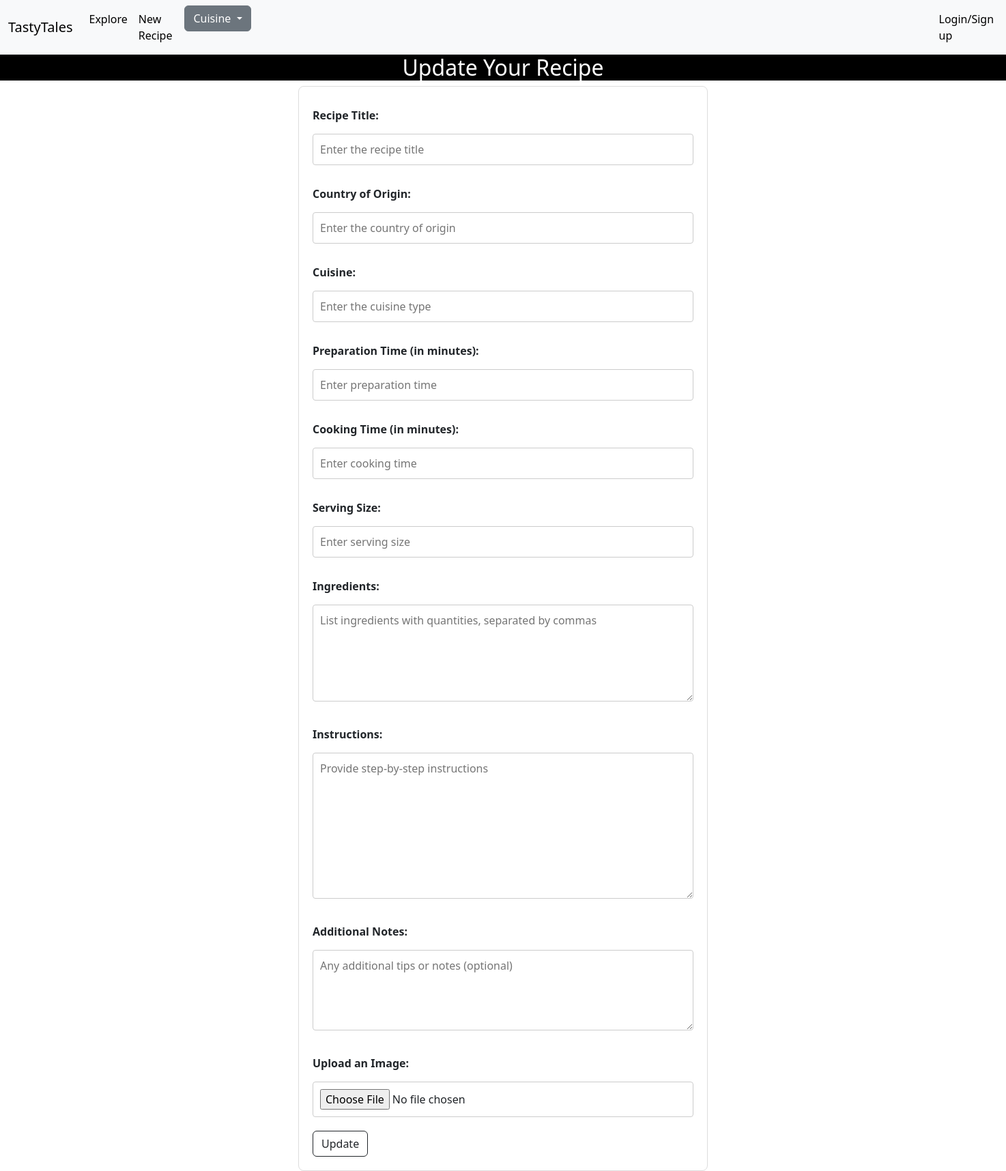
The page /update/13 on the database as committed earlier.
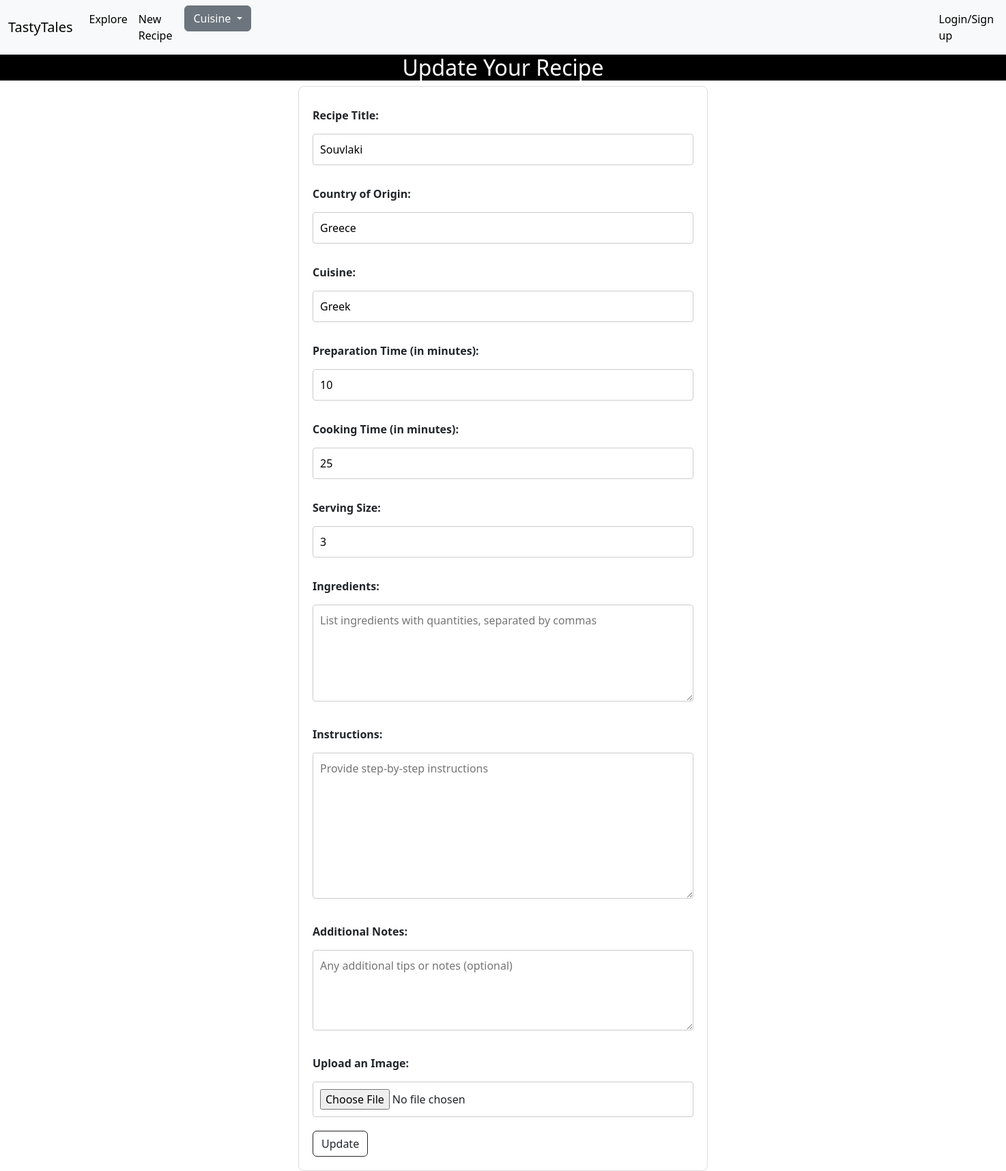
The same page on the database as committed later.
### app.py (models this page shows, shortened)
class Recipe(db.Model):
    sno=db.Column(db.Integer, primary_key=True)
    title=db.Column(db.String(100), nullable=False)
    country=db.Column(db.String(100), nullable=False)
    cuisine=db.Column(db.String(100), nullable=False)
    prep_time=db.Column(db.Integer, nullable=False)
    cook_time=db.Column(db.Integer, nullable=False)
    serving=db.Column(db.Integer, nullable=False)
    ingredients=db.Column(db.String(1000), nullable=False)
    instructions=db.Column(db.String(1000), nullable=False)
    notes=db.Column(db.String(500), nullable=True)
    image=db.Column(db.LargeBinary, nullable=True)

### app.py (the view, shortened to what this page needs)
@app.route('/update/<int:sno>', methods=['GET','POST'])
def update(sno):
    recipe = Recipe.query.filter_by(sno=sno).first()
    return render_template('update.html', recipe=recipe)

### templates/update.html (shortened to what this page needs)
{% extends 'base.html' %}
    {% block content %}
</head>
<body>
<h2 style="text-align: center; color: #ffffff; background-color: black;">Update Your Recipe</h2>
<form action="/update/{{recipe.sno}}" method="POST" enctype="multipart/form-data" style=" background-color: #ffffff; max-width: 600px; margin: 0 auto; padding: 20px; border: 1px solid #ddd; border-radius: 8px;">
    <label for="title" style="display: block; margin-bottom: 10px; font-weight: bold;">Recipe Title:</label>
    <input type="text" id="title" name="title" placeholder="Enter the recipe title" required
           style="width: 100%; padding: 10px; margin-bottom: 20px; border: 1px solid #ccc; border-radius: 4px;" value="{{recipe.title}}">
    <label for="country" style="display: block; margin-bottom: 10px; font-weight: bold;">Country of Origin:</label>
    <input type="text" id="country" name="country" placeholder="Enter the country of origin" required
           style="width: 100%; padding: 10px; margin-bottom: 20px; border: 1px solid #ccc; border-radius: 4px;" value="{{recipe.country}}">
    <label for="cuisine" style="display: block; margin-bottom: 10px; font-weight: bold;">Cuisine:</label>
    <input type="text" id="cuisine" name="cuisine" placeholder="Enter the cuisine type" required
           style="width: 100%; padding: 10px; margin-bottom: 20px; border: 1px solid #ccc; border-radius: 4px;" value="{{recipe.cuisine}}">
    <label for="prep_time" style="display: block; margin-bottom: 10px; font-weight: bold;">Preparation Time (in minutes):</label>
    <input type="number" id="prep_time" name="prep_time" min="1" placeholder="Enter preparation time" required
           style="width: 100%; padding: 10px; margin-bottom: 20px; border: 1px solid #ccc; border-radius: 4px;" value="{{recipe.prep_time}}">
    <label for="cook_time" style="display: block; margin-bottom: 10px; font-weight: bold;">Cooking Time (in minutes):</label>
    <input type="number" id="cook_time" name="cook_time" min="1" placeholder="Enter cooking time" required
           style="width: 100%; padding: 10px; margin-bottom: 20px; border: 1px solid #ccc; border-radius: 4px;" value="{{recipe.cook_time}}">
    <label for="serving_size" style="display: block; margin-bottom: 10px; font-weight: bold;">Serving Size:</label>
    <input type="number" id="serving_size" name="serving_size" min="1" placeholder="Enter serving size" required
           style="width: 100%; padding: 10px; margin-bottom: 20px; border: 1px solid #ccc; border-radius: 4px;" value="{{recipe.serving}}">
    <label for="ingredients" style="display: block; margin-bottom: 10px; font-weight: bold;">Ingredients:</label>
    <textarea id="ingredients" name="ingredients" rows="5" placeholder="List ingredients with quantities, separated by commas" required
              style="width: 100%; padding: 10px; margin-bottom: 20px; border: 1px solid #ccc; border-radius: 4px;" value="{{recipe.ingredients}}"></textarea>
    <label for="instructions" style="display: block; margin-bottom: 10px; font-weight: bold;">Instructions:</label>
    <textarea id="instructions" name="instructions" rows="8" placeholder="Provide step-by-step instructions" required
              style="width: 100%; padding: 10px; margin-bottom: 20px; border: 1px solid #ccc; border-radius: 4px;" value="{{recipe.instructions}}"></textarea>
    <label for="notes" style="display: block; margin-bottom: 10px; font-weight: bold;">Additional Notes:</label>
    <textarea id="notes" name="notes" rows="4" placeholder="Any additional tips or notes (optional)"
              style="width: 100%; padding: 10px; margin-bottom: 20px; border: 1px solid #ccc; border-radius: 4px;" value="{{recipe.notes}}"></textarea>
    <label for="image" style="display: block; margin-bottom: 10px; font-weight: bold;">Upload an Image:</label>
    <input type="file" id="image" name="image" accept="image/*"
                style="width: 100%; padding: 10px; margin-bottom: 20px; border: 1px solid #ccc; border-radius: 4px;">
    <button type="submit" class="btn btn-outline-dark">
        Update
    </button>
</form>
{% endblock %}

Rows that differ between the two databases and show on the page:
added Recipe: title "Souvlaki", country "Greece", cuisine "Greek", prep_time "10", cook_time "25", serving_size "3"
Other text that changed with them:
form field ingredients: "List ingredients with quantities, separated by commas" → (not shown)
form field instructions: "Provide step-by-step instructions" → (not shown)
form field notes: "Any additional tips or notes (optional)" → (not shown)
